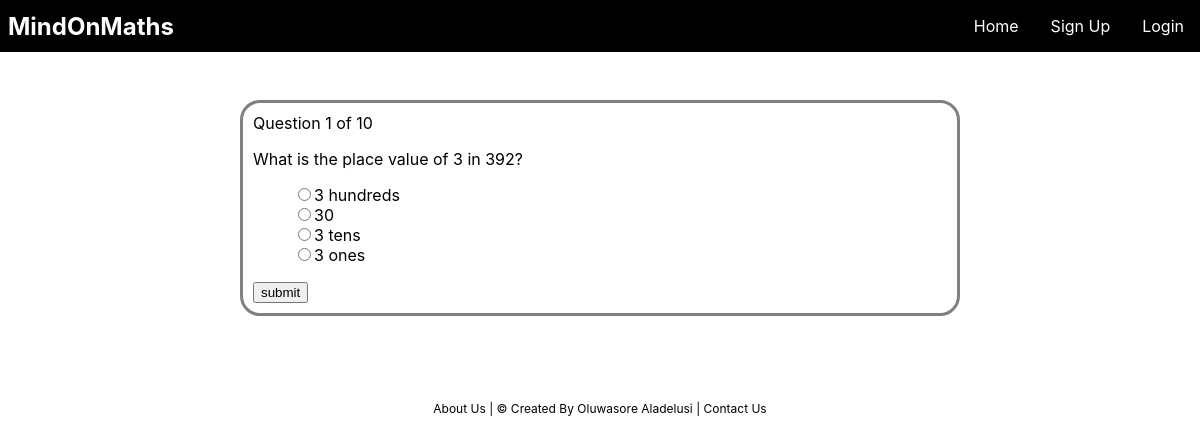
The app's page /place_value_year_3/place_value_year_3_quiz.php?n=1 with its own data.
### tables this page shows
CREATE TABLE `questions` (
  `id` int(11) NOT NULL,
  `questions_number` int(11) NOT NULL,
  `text` text NOT NULL,
  `topic` text NOT NULL
);

CREATE TABLE `choices` (
  `id` int(11) NOT NULL,
  `questions_number` int(11) NOT NULL,
  `is_correct` tinyint(1) NOT NULL DEFAULT 0,
  `text` text NOT NULL,
  `topic` text NOT NULL
);

### place_value_year_3/place_value_year_3_quiz.php (the view, shortened to what this page needs)
<?php
include_once '../includes/dbh.inc.php';
include_once '../navbar/quizheader.php';
?>
<?php
$number = (int) $_GET['n'];
$query = "SELECT * FROM `questions` WHERE topic = 'place_value_year_3'";
$result = mysqli_query($conn, $query) or die(mysqli_error($conn) . __LINE__);
$total = mysqli_num_rows($result);
$query = "SELECT * FROM `questions` WHERE questions_number = $number AND topic = 'place_value_year_3'";
$result = mysqli_query($conn, $query) or die(mysqli_error($conn) . __LINE__);
$question = mysqli_fetch_assoc($result);
$query = "SELECT * FROM `choices` WHERE questions_number = $number AND topic = 'place_value_year_3'";
$choices = mysqli_query($conn, $query) or die(mysqli_error($conn) . __LINE__);
?>
<!DOCTYPE html>
<html lang="en">
<head>
</head>
<body>
    <div class="quiz-container">
        <div class="current-question">Question <?php echo $question['questions_number']; ?> of <?php echo $total?></div>
        <p class="question">
            <?php
            echo $question['text'];
            ?>
        </p>
        <form method="post" action="place_value_year_3_process.php">
            <ul class="choices">
                <?php
                while ($row = mysqli_fetch_assoc($choices)) :
                ?>
                    <li><input name="choice" type="radio" value="<?php echo $row['id']; ?>"><?php echo $row['text']; ?></li>
                <?php endwhile; ?>
            </ul>
            <input type="submit" value="submit"/>
        </form>
    </div>
</body>
</html>
<?php
include_once '../navbar/quizfooter.php'
?>

### css/style.css (style rules this page uses)
* { box-sizing: border-box; }
body { margin: 0; padding: 0; }
.quiz-container { font-family: -apple-system, BlinkMacSystemFont, 'Segoe UI', Roboto, Oxygen, Ubuntu, Cantarell, 'Open Sans', 'Helvetica Neue', sans-serif; width: 60%; margin: 0 auto; overflow: auto; margin-top: 100px; border-color: grey; border-style: solid; border-radius: 20px; padding: 10px; }
.quiz-container li { list-style: none; }

### records on screen
questions: questions_number "1", text "What is the place value of 3 in 392?"
choices: text "3 hundreds"
choices: text "30"
choices: text "3 tens"
choices: text "3 ones"

### other values on screen
$total "10"
